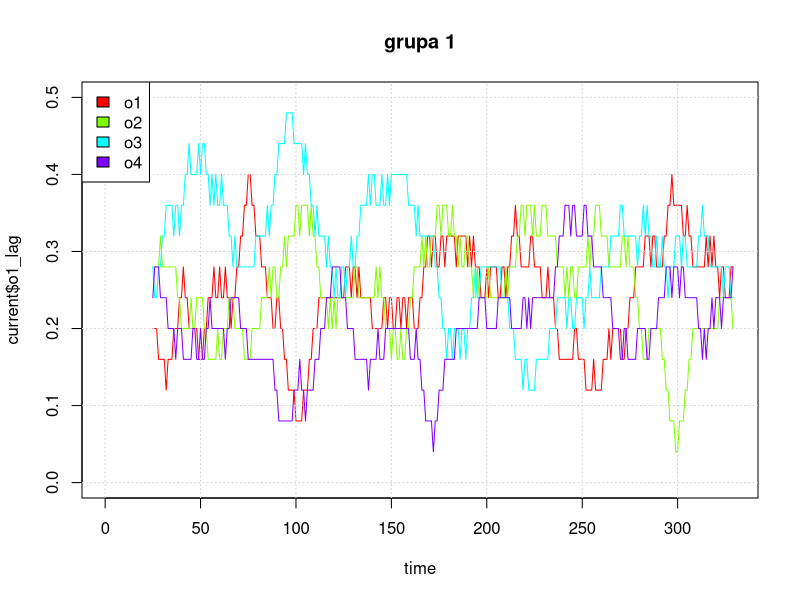
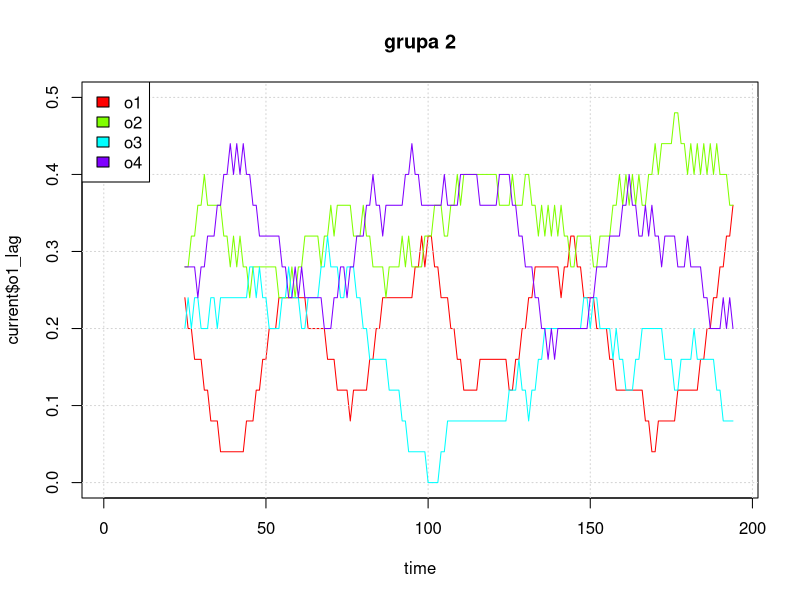
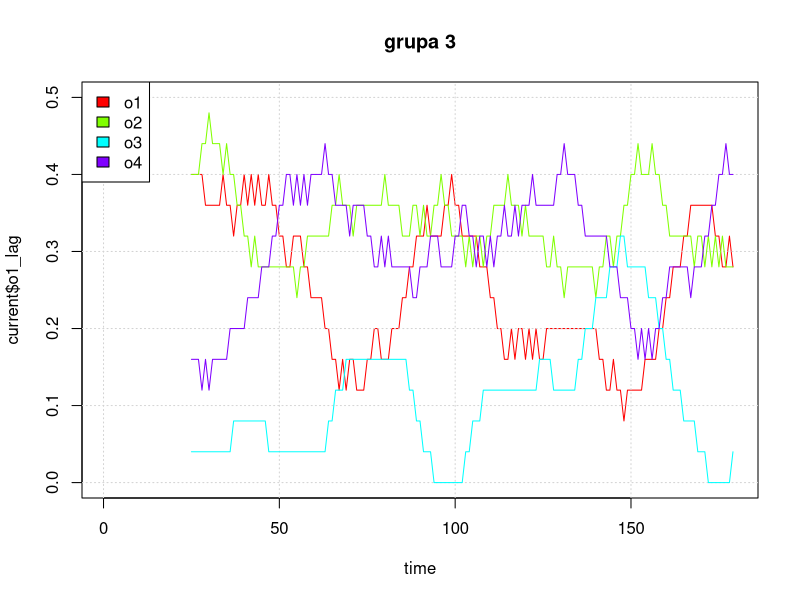
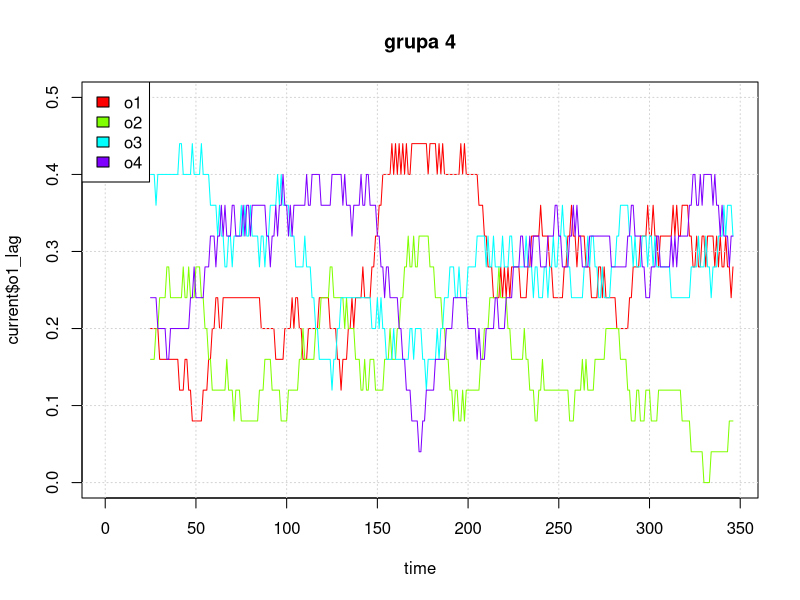
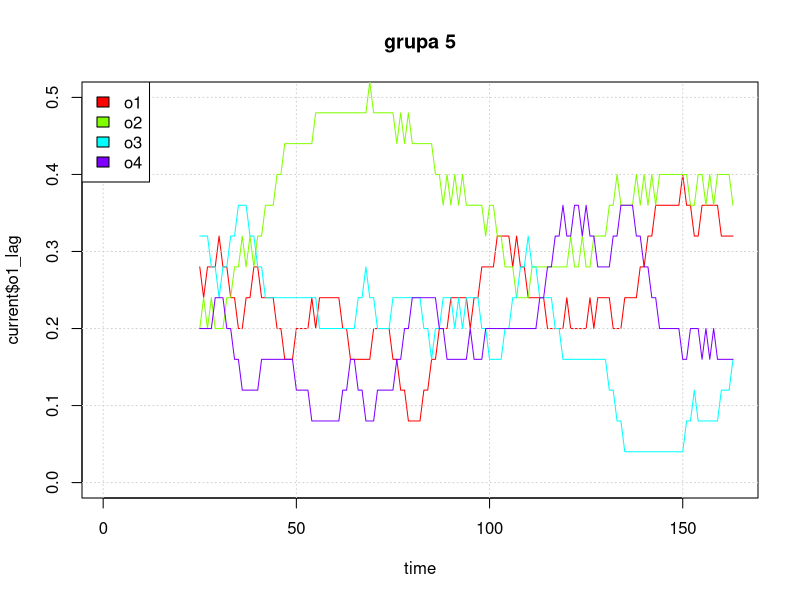
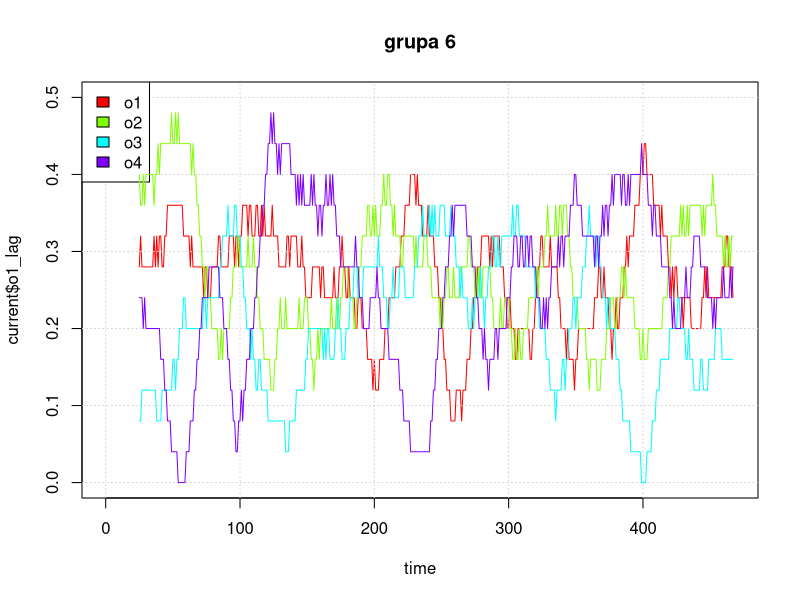
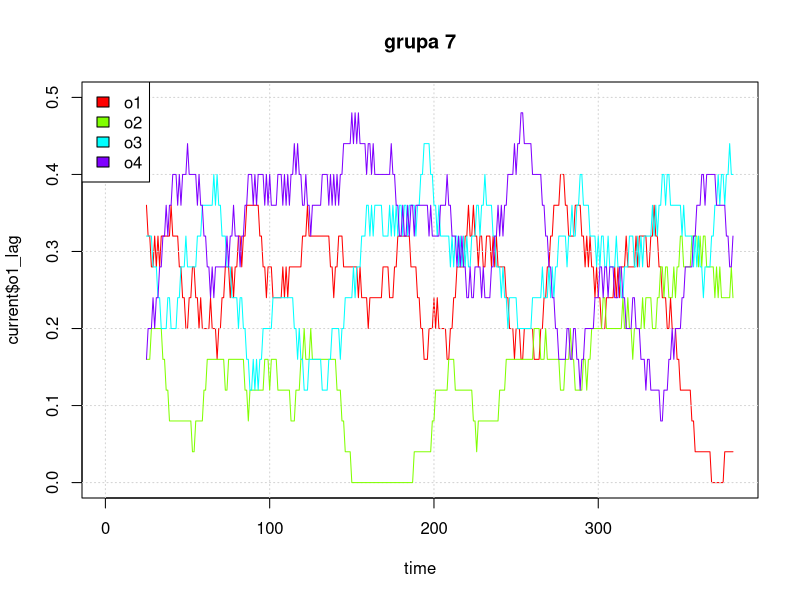
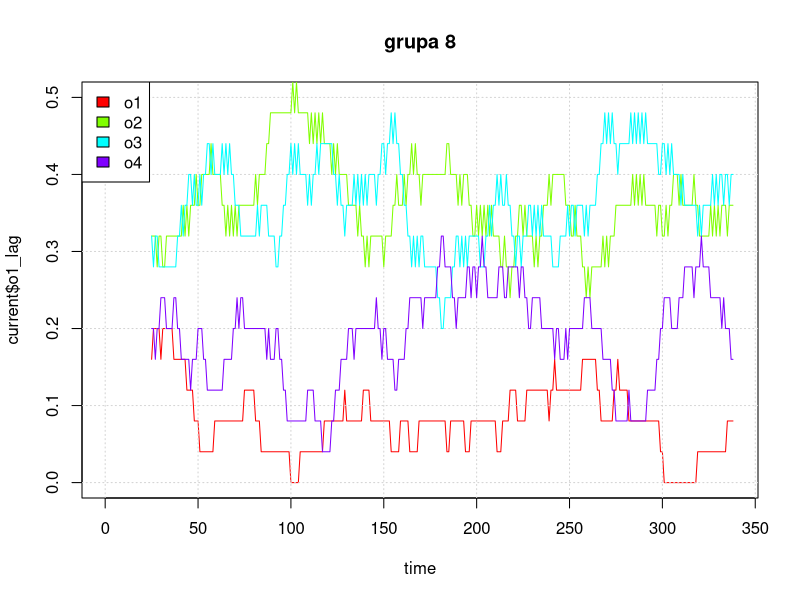

The R source for these figures, in order:
## ---- chunk 1
data_raw <- read.table("dane.csv", header = TRUE, sep = ";")
data <- data_raw[,c("grupa","kto","ABA3","nr_ciagu")]
data <- data[complete.cases(data),]
window<-25
f <- rep(1/window, window)

data$o1 <- as.integer(data$kto == 1)
data$o2 <- as.integer(data$kto == 2)
data$o3 <- as.integer(data$kto == 3)
data$o4 <- as.integer(data$kto == 4)
## ---- chunk 2
colors <- rainbow(4)
lapply(1:16,function(g){
        current <- data[data$grupa==g,]
        
        x<-1:nrow(current)
        current$o1_lag <- filter(current$o1, f, sides=1)
        current$o2_lag <- filter(current$o2, f, sides=1)
        current$o3_lag <- filter(current$o3, f, sides=1)
        current$o4_lag <- filter(current$o4, f, sides=1)
        plot(x,current$o1_lag,type='l',col=colors[1], xlab="time", ylim=c(0,0.5),main=paste("grupa",g))
        grid()
        legend("topleft",legend=c("o1","o2","o3","o4"), fill=colors )
        lines(x,current$o2_lag, col=colors[2])
        lines(x,current$o3_lag, col=colors[3])
        lines(x,current$o4_lag, col=colors[4])

        })



